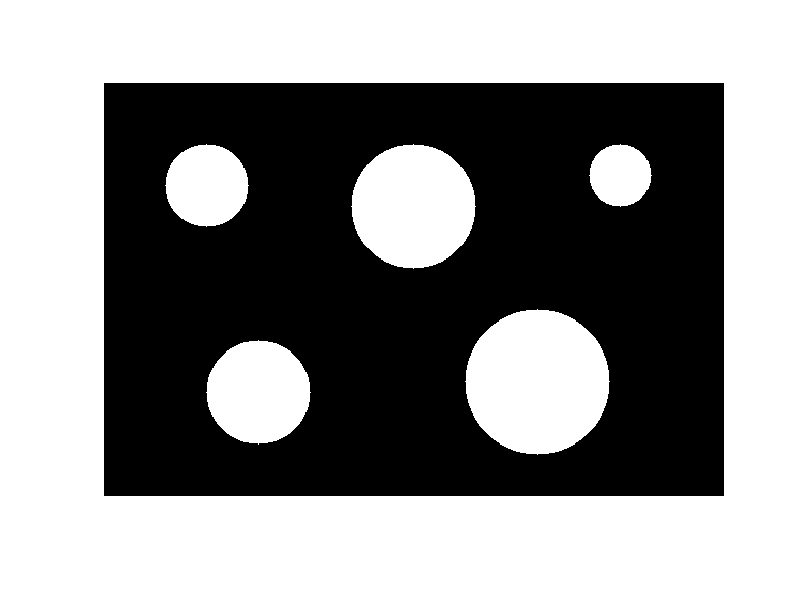

This chart was generated by the following MATLAB code:
% Imagen negra de 400 x 600 píxeles
Im = false(400, 600);
[X, Y] = meshgrid(1:600, 1:400);

% Círculos: [cx, cy, r]  (columna, fila, radio)
circulos = [100 100 40;
    300 120 60;
    500  90 30;
    150 300 50;
    420 290 70];

for k = 1:size(circulos,1)
    cx = circulos(k,1); cy = circulos(k,2); r = circulos(k,3);
    Im((X-cx).^2 + (Y-cy).^2 <= r^2) = true;   % disco blanco relleno
end

imwrite(Im, 'prueba_circulos.png');
imshow(Im)
